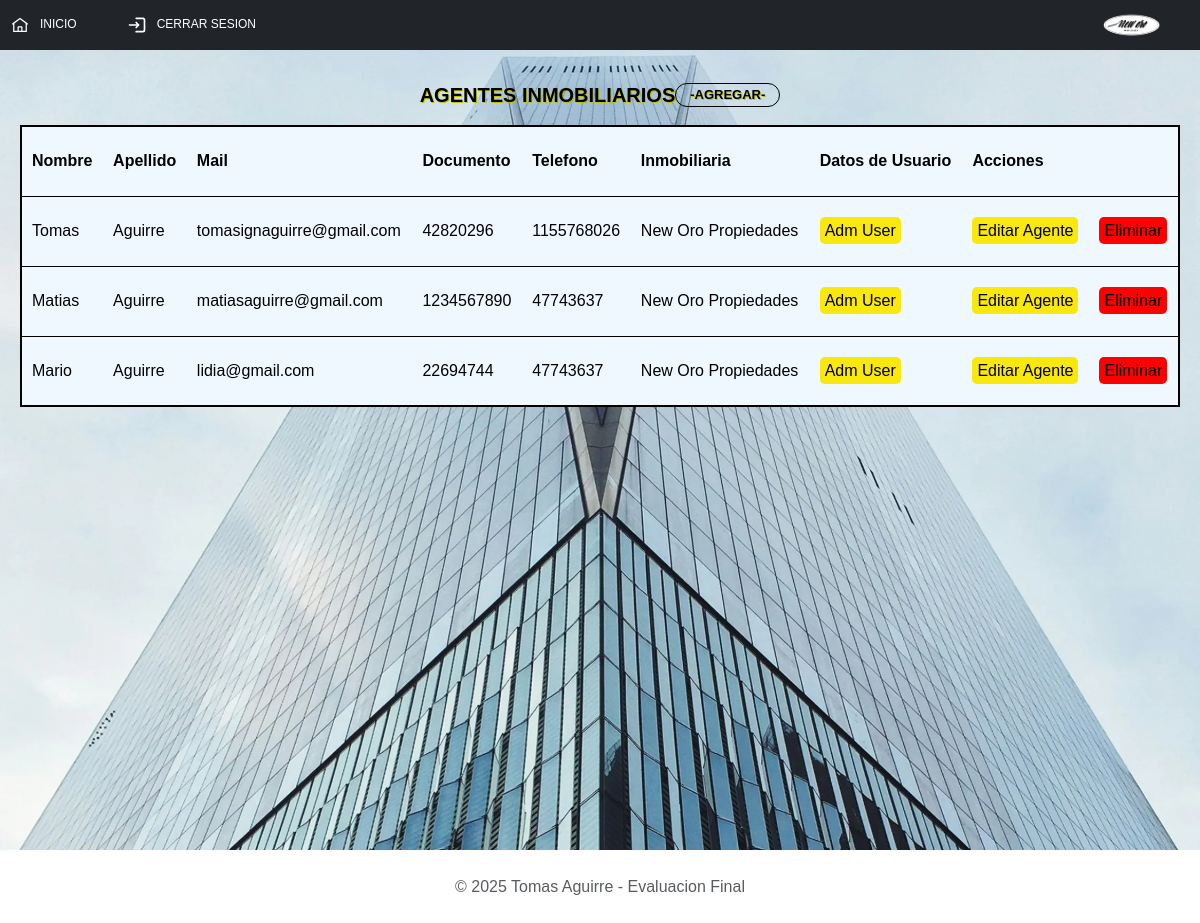
The app's page /admin/items.php?adm=ok (signed in) with its own data.
### tables this page shows
CREATE TABLE `agentes` (
  `id_agente` int(11) NOT NULL,
  `nombre` varchar(45) NOT NULL,
  `apellido` varchar(45) NOT NULL,
  `documento` varchar(45) NOT NULL,
  `telefono` varchar(45) NOT NULL,
  `inmobiliaria` varchar(45) NOT NULL,
  `fk_usuario` int(11) NOT NULL
);

CREATE TABLE `usuarios` (
  `id_usuarios` int(11) NOT NULL,
  `correo` varchar(45) NOT NULL,
  `clave` varchar(45) NOT NULL,
  `fk_rol` int(11) NOT NULL
);

### admin/items.php (the view, shortened to what this page needs)
<?php
$pagina="logueado";
$usuario="admin";
include_once("../components/header.php");
?>
<main class="main">
    <?php
        print "<section class='main-item'>";
        include_once("../components/conf/conf.php");
        if(isset($_GET['depto'])){
            $consulta="SELECT * FROM `departamentos`";
            $respuesta=mysqli_query($con,$consulta);
            print"
            <section>
                <h2>Departamentos<a href='form_agregar.php?agregar_depto=ok' class='boton'>-Agregar-</a></h2>
            </section>
            <table class='table-item'>
                <thead>
                    <tr>
                        <th>Calle</th>
                        <th>Altura</th>
                        <th>Piso</th>
                        <th>Unidad</th>
                        <th>Barrio</th>
                        <th>Localidad</th>
                        <th>Estado</th>
                        <th>Codigo</th>
                        <th>Acciones</th>
                    </tr>
                </thead>
                <tbody>";
                while($fila=mysqli_fetch_array($respuesta)){
                    print"
                    <tr>
                        <td>$fila[calle]</td>
                        <td>$fila[altura]</td>
                        <td>$fila[piso]</td>
                        <td>$fila[unidad]</td>
                        <td>$fila[barrio]</td>
                        <td>$fila[localidad]</td>
                        <td>$fila[estado]</td>
                        <td>$fila[codigo]</td>
                        <td><a href='form_modificar.php?id_depto=$fila[id_depto]' class='boton_mod'>Modificar</a></td>
                        <td><a href='abm_admin/eliminar.php?id_depto=$fila[id_depto]' class='boton_eliminar'>Eliminar</a></td>
                    </tr>";
                }
                print"</tbody>";
            print"</table>";
        }
        else if(isset($_GET['adm'])){
            $consulta2="SELECT * FROM `agentes`";
            $respuesta2=mysqli_query($con,$consulta2);
            print"
            <section>
                <h2>Agentes Inmobiliarios<a href='form_agregar.php?agregar_adm=ok' class='boton'>-Agregar-</a></h2>
            </section>
            <table class='table-item'>
                <thead>
                    <tr>
                        <th>Nombre</th>
                        <th>Apellido</th>
                        <th>Mail</th>
                        <th>Documento</th>
                        <th>Telefono</th>
                        <th>Inmobiliaria</th>
                        <th>Datos de Usuario</th>
                        <th colspan='2'>Acciones</th>
                    </tr>
                </thead>
                <tbody>";
                while($fila=mysqli_fetch_array($respuesta2)){
                    $consulta3="SELECT `correo` FROM `usuarios` WHERE `id_usuarios`=$fila[fk_usuario]";
                    $respuesta3=mysqli_query($con,$consulta3);
                    if ($fila2=mysqli_fetch_array($respuesta3)){
                        $mail_usuario=$fila2['correo'];
                    }
                    print"
                    <tr>
                        <td>$fila[nombre]</td>
                        <td>$fila[apellido]</td>
                        <td>$mail_usuario</td>
                        <td>$fila[documento]</td>
                        <td>$fila[telefono]</td>
                        <td>$fila[inmobiliaria]</td>
                        <td><a href='form_modificar.php?fk_usuario=$fila[fk_usuario]&mod_user=ok&id_agen=$fila[id_agente]'class='boton_mod'>Adm User</td>
                        <td><a href='form_modificar.php?id_agente=$fila[id_agente]&mod_agente=ok' class='boton_mod'>Editar Agente</a></td>
                        <td><a href='abm_admin/eliminar.php?id_agente=$fila[id_agente]&fk_usuario=$fila[fk_usuario]' class='boton_eliminar'>Eliminar</a></td>
                    </tr>";
                }
                print"</tbody>";
            print "</table>";
        }
        print "</section>";
    ?>
</main>
<?php
include_once("../components/footer.php")
?>

### components/header.php (shortened to what this page needs)
<!DOCTYPE html>
<html lang="es">
<head>
    <link href="https://cdn.jsdelivr.net/npm/bootstrap@5.3.8/dist/css/bootstrap.min.css" rel="stylesheet">
    <link rel="stylesheet" href="../css/style.css">
</head>
<body>
    <header>
        <nav class="navbar navbar-dark bg-dark nav_display" aria-label="First navbar example">
            <ul class="nav">
                <?php
                    if ($pagina=="logueado"){
                        if ($usuario=="admin"){
                            print"
                            <li class='nav_orden'>
                                <a href='../admin/index.php'>
                                    <img src='../img/home.svg' alt='home' class='icono'>INICIO
                                </a>
                            </li>";
                        }
                    }
                ?>
                <?php
                    if($pagina=="logueado"){
                        print"
                        <li class='nav_orden'>
                            <a href='../log/close.php'>
                                <img src='../img/log.svg' alt='cerrar' class='icono'>CERRAR SESION
                            </a>
                        </li>
                        ";
                    }else if ($pagina=="no"){
                        print"
                        <li class='nav_orden'>
                            <a href='../pages/login.php'>
                                <img src='../img/log.svg' alt='log-in' class='icono'>INGRESAR
                            </a>
                        </li>
                        ";
                    }
                ?>
            </ul>
            <ul class="nav nav_dos">
                <li class="nav_logo">
                    <a href="../pages/inicio.php">
                        <img src="../img/logo.png" alt="logo de la inmobiliaria" height="30">
                    </a>
                </li>
            </ul>
        </nav>
    </header>

### components/footer.php (shortened to what this page needs)
    <div class="container">
        <footer class="py-3 my-4">
            <p class="text-center text-body-secondary">© 2025 Tomas Aguirre - Evaluacion Final</p>
        </footer>
    </div>
</body>
</html>

### css/style.css (style rules this page uses)
* { padding: 0px; margin: 0px; }
html { font-size: 62.5%; }
body { font-size: 16px; color: black; font-family: 'Lucida Sans', 'Lucida Sans Regular', 'Lucida Grande', 'Lucida Sans Unicode', Geneva, Verdana, sans-serif; min-height: 100vh; }
a { text-decoration: none !important; color: black; }
nav { height: 5rem; font-size: 1.2rem; }
.nav_logo { display: flex; justify-content: end; align-items: center; }
.nav_display { display: flex; flex-direction: row; align-items: center; justify-content: space-between; }
.icono { width: 2rem; border-radius: 7px; }
.nav_orden img { margin: auto 1rem; }
.main { background: url(../img/edificio_fondo.webp); background-size: cover; padding: 2rem; margin: 0rem; background-repeat: no-repeat; background-position: 50%; width: 100%; height: 100vh; }
.main h2 { text-align: center; text-transform: uppercase; font-family: 'Lucida Sans Unicode', 'Lucida Grande', 'Lucida Sans', Arial, sans-serif; font-weight: bold; height: 5rem; border-radius: 7px; display: flex; align-items: center; justify-content: center; text-shadow: 1px 1px rgb(188, 191, 8); }
.cards_edit p,.boton { font-size: 1.3rem; }
table { width: 80%; border: solid black 2px; border-radius: 3px; }
tbody tr { border: solid 1px black; }
.boton { padding: .3rem 1.4rem; border: solid black 1px; border-radius: 13px; background: none; }
.boton_eliminar { background-color: red; padding: .5rem; border-radius: 5px; }
.boton_mod { background-color: rgb(248, 232, 14); padding: .5rem; border-radius: 5px; }
td, th { padding: 10px; }
tr { height: 70px; }
.nav li { padding-right: 4rem; }
.nav a { text-decoration: none; color: white; }
.table-item { width: 100% !important; background-color: aliceblue; }
.main-item { width: 100% !important; }

### records on screen
agentes: nombre "Tomas", apellido "Aguirre", fk_usuario.correo "tomasignaguirre@gmail.com", documento "42820296", telefono "1155768026", inmobiliaria "New Oro Propiedades"
agentes: nombre "Matias", apellido "Aguirre", fk_usuario.correo "matiasaguirre@gmail.com", documento "1234567890", telefono "47743637", inmobiliaria "New Oro Propiedades"
agentes: nombre "Mario", apellido "Aguirre", fk_usuario.correo "lidia@gmail.com", documento "22694744", telefono "47743637", inmobiliaria "New Oro Propiedades"
